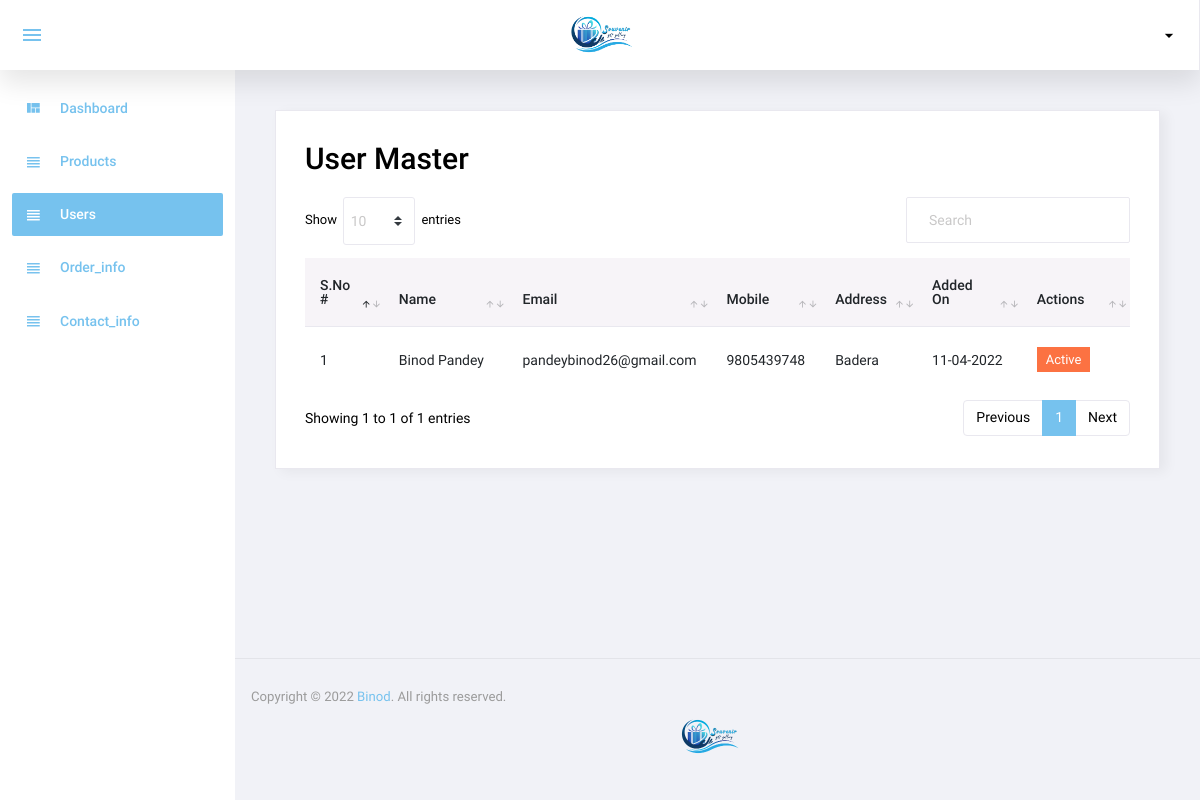
Page /admin/user.php (signed in) on the committed database.
### tables this page shows
CREATE TABLE `user_info` (
  `user_id` int(11) NOT NULL,
  `firstname` varchar(30) DEFAULT NULL,
  `lastname` varchar(30) DEFAULT NULL,
  `email` varchar(45) DEFAULT NULL,
  `phone` varchar(15) DEFAULT NULL,
  `username` varchar(30) DEFAULT NULL,
  `password` varchar(30) DEFAULT NULL,
  `address` varchar(40) DEFAULT NULL,
  `status` int(11) NOT NULL,
  `added_on` timestamp NOT NULL DEFAULT current_timestamp()
);

### admin/user.php (the view, shortened to what this page needs)
<?php
include('top.php');
$sql="select * from user_info order by user_id desc";
$res=mysqli_query($con,$sql);
?>
  <div class="card">
            <div class="card-body">
              <h1 class="grid_title">User Master</h1>
			  <div class="row grid_box">
                <div class="col-12">
                  <div class="table-responsive">
                    <table id="order-listing" class="table">
                      <thead>
                        <tr>
                            <th width="10%">S.No #</th>
                            <th width="20%">Name</th>
                            <th width="20%">Email</th>
							<th width="10%">Mobile</th>
							<th width="10%">Address</th>
                            <th width="15%">Added On</th>
							<th width="15%">Actions</th>
                        </tr>
                      </thead>
                      <tbody>
                        <?php if(mysqli_num_rows($res)>0){
						$i=1;
						while($row=mysqli_fetch_assoc($res)){
						?>
						<tr>
                            <td><?php echo $i?></td>
                            <td><?php echo $row['firstname']?> <?php echo $row['lastname']?> </td>
							<td><?php echo $row['email']?></td>
							<td><?php echo $row['phone']?></td>
							<td><?php echo $row['address']?></td>
							<td>
							<?php
							$dateStr=strtotime($row['added_on']);
							echo date('d-m-Y',$dateStr);
							?>
							</td>
							<td>
							<?php
								if($row['status']==1){
								?>
								<a href="?user_id=<?php echo $row['user_id']?>&type=deactive"><label class="badge badge-danger hand_cursor">Active</label></a>
								<?php
								}else{
								?>
								<a href="?user_id=<?php echo $row['user_id']?>&type=active"><label class="badge badge-info hand_cursor">Deactive</label></a>
								<?php
								}
								?>
							</td>
                        </tr>
                        <?php
						$i++;
						} } else { ?>
						<tr>
							<td colspan="5">No data found</td>
						</tr>
						<?php } ?>
                      </tbody>
                    </table>
                  </div>
				</div>
              </div>
            </div>
          </div>
<?php include('footer.php');?>

### rows in the picture
user_info: firstname "Binod", lastname "Pandey", email "pandeybinod26@gmail.com", phone "9805439748", address "Badera", added_on "11-04-2022"
